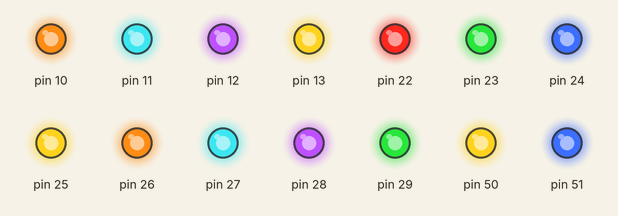
Simulated run of this sketch. Board: Arduino Mega 2560, built with avr-gcc and run on an emulated ATmega2560. Shown: output pins drawn as LEDs (lit = HIGH).

Above: at 0.1 s.
Timing chart, 0 to 1.6 s (numbered marks = the images above):
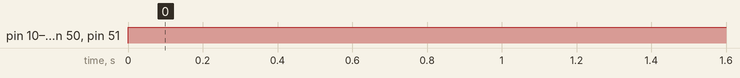

Measured:
- by itself, pin 10–13, pin 22–29, pin 50, pin 51: LOW → HIGH at 0.00 s

The sketch:

sketch.ino
```cpp
void setup() {
  // put your setup code here, to run once:
  volatile char *ddr_a=(char*)0x21;
  *ddr_a=0xff;
  volatile char *ddr_b=(char*)0x24;
  *ddr_b=0xff;

}

void loop() {
  // put your main code here, to run repeatedly:
  volatile char *port_a=(char*)0x22;
  volatile char *port_b=(char*)0x25;
  *port_a=0xff;
  *port_b=0xff;
}
```
